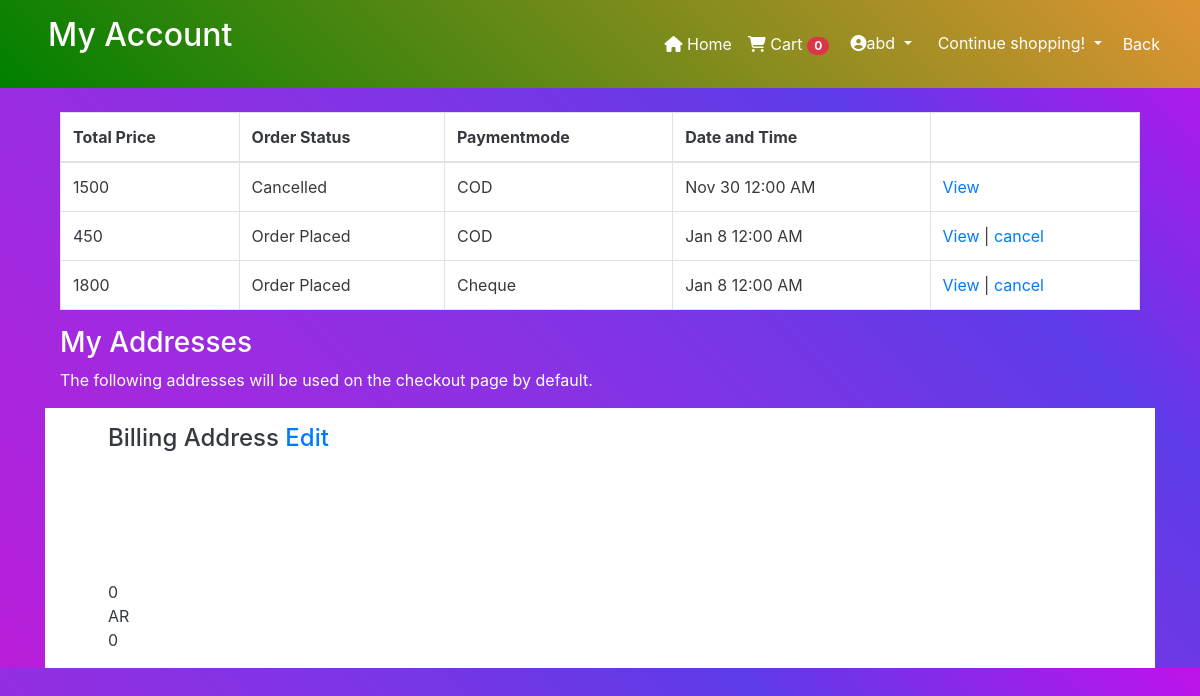
The page /myaccount.php (signed in) on the database its author committed.
### tables this page shows
CREATE TABLE `orders` (
  `id` int(11) NOT NULL,
  `userid` int(100) NOT NULL,
  `totalprice` varchar(255) NOT NULL,
  `orderstatus` varchar(100) NOT NULL,
  `paymentmode` varchar(255) NOT NULL,
  `timestamp` date NOT NULL DEFAULT current_timestamp()
);

CREATE TABLE `user_data` (
  `id` int(11) NOT NULL,
  `userid` int(11) NOT NULL,
  `firstname` varchar(255) NOT NULL,
  `lastname` varchar(255) NOT NULL,
  `company` varchar(255) NOT NULL,
  `address1` varchar(255) NOT NULL,
  `address2` varchar(11) NOT NULL,
  `city` varchar(255) NOT NULL,
  `country` varchar(255) NOT NULL,
  `zip` int(11) NOT NULL,
  `mobile` int(11) NOT NULL
);

### myaccount.php (the view, shortened to what this page needs)
<!DOCTYPE html>
<html lang="en">
<head>
    <link rel="stylesheet" href="https://maxcdn.bootstrapcdn.com/bootstrap/4.0.0/css/bootstrap.min.css">
</head>
<body class="">
<header class="" style="position: fixed; width: 100%; z-index: 1; background: linear-gradient(45deg, green,rgb(223, 148, 50));">
        <div class="container-fluid">
          <div class="row  text-white">
              <div class="col-md-5 col-9 p-3 pl-5">
               <H2>My Account</H2>
              </div>
              <div class="col-md-7 col-3 p-3 pl-5">
              <nav class="navbar navbar-expand-lg navbar-light ">
              <div class="collapse navbar-collapse" id="navbarSupportedContent">
                <ul class="navbar-nav ml-auto">
                  <li class="nav-item active">
                    <a class="nav-link text-white " href="index.php" ><i class="fa fa-home"></i> Home <span class="sr-only">(current)</span></a>
                  </li>
                  <li class="nav-item">
                  <a class="nav-link  text-white" href="cart.php">
          <?php
          $count = '0';
					?>
				     <i class="fa fa-shopping-cart" aria-hidden="true"></i> Cart <span class="badge badge-pill badge-danger">
					 <?php echo $count?>
					 </span>
           </a>
                    </li>
                    <div class="dropdown">
  <a class="btn dropdown-toggle" type="button" id="dropdownMenuButton" data-toggle="dropdown" aria-haspopup="true" aria-expanded="false">
  <i class="fa fa-user-circle" > </i><?php
  echo $_SESSION['username']; ?>
  </a>
</div>
                  <div class="dropdown">
  <a class="btn dropdown-toggle" type="button" id="dropdownMenuButton" data-toggle="dropdown" aria-haspopup="true" aria-expanded="false">
   Continue shopping!
  </a>
</div>
<li class="nav-item">
                      <a class="nav-link  text-white" href="cart.php">Back</a>
                    </li>
                </ul>
              </div>
            </nav>
              </div>
              </div>
              </div>
    </header>
<div class="container text-white">
    <h2 class='text-center text-white'>My Account</h2>
    <section id="content">
		<div class="content-blog content-account">
			<div class="container">
				<div class="row">
					<div class="col-md-12">
			<h3>Recent Orders</h3>
			<br>
			<table class="cart-table account-table table table-bordered bg-white text-dark">
				<thead>
					<tr>
						<th>Total Price</th>
						<th>Order Status</th>
						<th>Paymentmode</th>
						<th>Date and Time</th>
						<th></th>
					</tr>
				</thead>
				<tbody>
				<?php
				$c_id = $_SESSION['customerid'];
				$conn = mysqli_connect('localhost',"root" ,"" ,"bookstore");
				$sql = "SELECT * FROM orders WHERE userid='$c_id'";
				$result = mysqli_query($conn, $sql);
				if (mysqli_num_rows($result) > 0) {
				 while($row = mysqli_fetch_assoc($result)) {
 			?>
					<tr>
						<td>
							<?php echo $row["totalprice"] ?>
						</td>
						<td>
						<?php echo $row["orderstatus"] ?>
						</td>
						<td>
						<?php echo $row["paymentmode"] ?>
						</td>
						<td>
						<?php echo date('M j g:i A', strtotime($row["timestamp"]));  ?>
						</td>
						<td>
							<a href="view-order.php?id=<?php echo $row["id"] ?>">View</a>
							<?php if($row["orderstatus"] != 'Cancelled'){ ?>
								|  <a href="cancel-order.php?id=<?php echo $row["id"] ?>">cancel</a>
							<?php }?>
						</td>
					</tr>
			<?php
				}
			   } else {
				 echo "0 results";
			   }
			 ?>
				</tbody>
			</table>
			<div class="ma-address">
						<h3>My Addresses</h3>
						<p>The following addresses will be used on the checkout page by default.</p>
						<div class="row  bg-white text-dark px-5 py-3">
				<div class="col-md-6">
								<h4>Billing Address <a href="update_address.php?id=<?php echo $c_id ?>">Edit</a></h4>
								<?php
						$conn = mysqli_connect('localhost',"root" ,"" ,"bookstore");
                        $sql_add = "SELECT * FROM user_data  WHERE userid='$c_id'";
                        $result_add = mysqli_query($conn, $sql_add);
                      	if (mysqli_num_rows($result_add) > 0) {
                     $row_add = mysqli_fetch_assoc($result_add);
                        echo $row_add['firstname'] ." ". $row_add['lastname'] . "<br>";
                        echo $row_add['company'] . "<br>";
                        echo $row_add['address1'] . "<br>";
                        echo $row_add['address2'] . "<br>";
                        echo $row_add['city'] . "<br>";
                        echo $row_add['zip'] . "<br>";
                        echo $row_add['country'] . "<br>";
                        echo $row_add['mobile'] . "<br>";
                        }
                        else
                        {
                          echo "0 results";
                        }
                        ?>
				</div>
			</div>
			</div>
					</div>
				</div>
			</div>
		</div>
	</section>
</div>
</body>
</html>

### myaccount.php (style rules this page uses)
body { margin:0; background:linear-gradient(45deg, #b91eda, #a02ae0, #8234e5, #5d3be8, #c012eb ); }

### rows shown on the page
orders: totalprice "1500", orderstatus "Cancelled", paymentmode "COD", timestamp "Nov 30 12:00 AM"
orders: totalprice "450", orderstatus "Order Placed", paymentmode "COD", timestamp "Jan 8 12:00 AM"
orders: totalprice "1800", orderstatus "Order Placed", paymentmode "Cheque", timestamp "Jan 8 12:00 AM"
user_data: zip "0", country "AR", mobile "0"

### other values the page prints
$count "0"
$_SESSION['username'] "abd"
